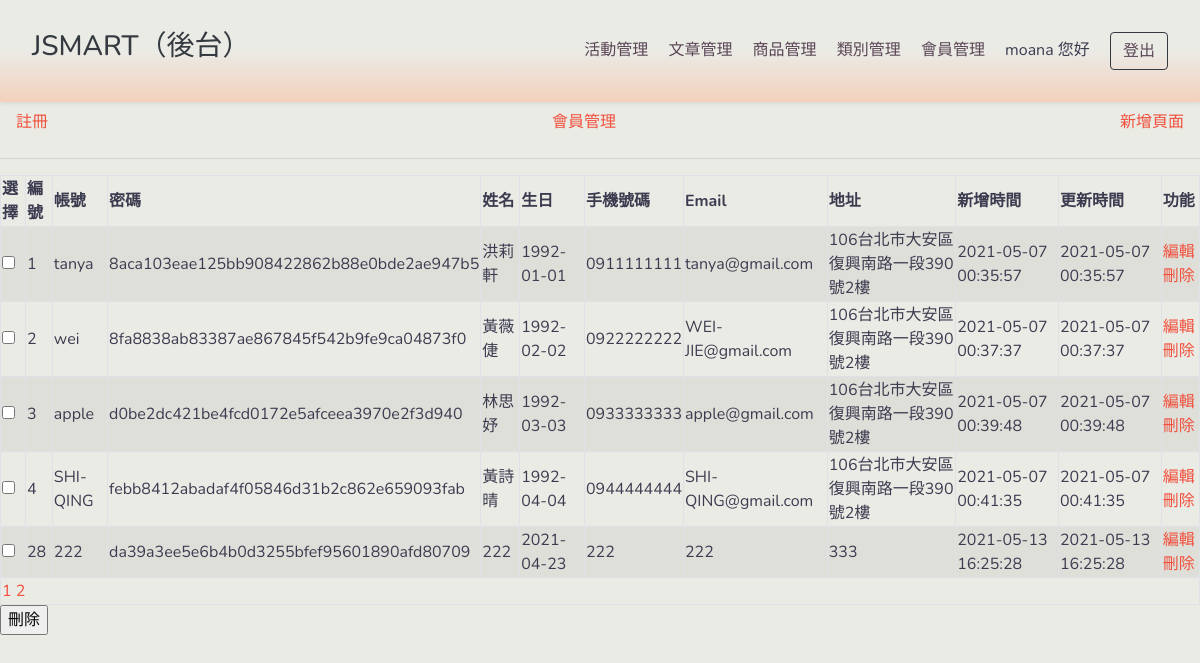
Page /member/admin.php (signed in) on the committed database.
### tables this page shows
CREATE TABLE `users` (
  `id` int(11) NOT NULL COMMENT '流水號',
  `userAccount` varchar(50) NOT NULL COMMENT '使用者帳號',
  `userPassword` char(40) NOT NULL COMMENT '使用者密碼',
  `userName` varchar(50) NOT NULL COMMENT '使用者名稱',
  `birthday` date NOT NULL COMMENT '生日',
  `phoneNumber` varchar(15) NOT NULL COMMENT '電話號碼',
  `email` varchar(50) NOT NULL COMMENT '信箱',
  `address` varchar(50) NOT NULL COMMENT '地址',
  `created_at` datetime NOT NULL DEFAULT current_timestamp(),
  `updated_at` datetime NOT NULL DEFAULT current_timestamp()
);

### member/admin.php (the view, shortened to what this page needs)
<?php
require_once("../templates/adtpl-header.php");
require_once('../db.inc.php');
$sqlTotal = "SELECT count(1) AS `count` FROM `users`";
$stmtTotal = $pdo->query($sqlTotal);
$arrTotal = $stmtTotal->fetchAll()[0];
$total = $arrTotal['count'];
$numPerPage = 5;
$totalPage = ceil($total/$numPerPage);
$page = isset($_GET['page']) ? (int)$_GET['page'] : 1;
$page = $page < 1 ? 1 : $page;
?>
<!DOCTYPE html>
<html lang="en">
<head>
</head>
<body>
<header>
  <nav>
    <div class="navbar">
      <a href="./regist.php">註冊</a>
      <a href="./admin.php">會員管理</a>
      <a href="./newAdmin.php">新增頁面</a>
    </div>
  </nav>
</header>
  <hr>
  <form name="myForm" method="POST" action="deleteIdsAdmin.php">
    <table class="table-striped">
      <thead>
        <tr>
          <th class="border">選擇</th>
          <th class="border">編號</th>
          <th class="border">帳號</th>
          <th class="border">密碼</th>
          <th class="border">姓名</th>
          <th class="border">生日</th>
          <th class="border">手機號碼</th>
          <th class="border">Email</th>
          <th class="border">地址</th>
          <th class="border">新增時間</th>
          <th class="border">更新時間</th>
          <th class="border">功能</th>
        </tr>
      </thead>
      <tbody>
        <?php
        $sql = "SELECT `id`,`userAccount`,`userPassword`,`userName`,`birthday`,
                `phoneNumber`,`email`,`address`,`created_at`,`updated_at`
                FROM `users`
                ORDER BY `id` ASC
                LIMIT ?, ?";
        $arrParam = [
          ($page - 1) * $numPerPage,
          $numPerPage
      ];
      $stmt = $pdo->prepare($sql);
      $stmt->execute($arrParam);
      if($stmt->rowCount() > 0) {
          $arr = $stmt->fetchAll();
          for($i = 0; $i < count($arr); $i++) {
      ?>
          <tr>
              <td class="border">
                  <input type="checkbox" name="chk[]" value="<?php echo $arr[$i]['id'] ?>" />
              </td>
              <td class="border"><?php echo $arr[$i]['id'] ?></td>
              <td class="border"><?php echo $arr[$i]['userAccount'] ?></td>
              <td class="border"><?php echo $arr[$i]['userPassword'] ?></td>
              <td class="border"><?php echo $arr[$i]['userName'] ?></td>
              <td class="border"><?php echo $arr[$i]['birthday'] ?></td>
              <td class="border"><?php echo $arr[$i]['phoneNumber'] ?></td>
              <td class="border"><?php echo $arr[$i]['email'] ?></td>
              <td class="border"><?php echo $arr[$i]['address'] ?></td>
              <td class="border"><?php echo $arr[$i]['created_at'] ?></td>
              <td class="border"><?php echo $arr[$i]['updated_at'] ?></td>
              <td class="border">
                  <a href="./editAdmin.php?id=<?php echo $arr[$i]['id']; ?>">編輯</a>
                  <a href="./deleteAdmin.php?id=<?php echo $arr[$i]['id']; ?>">刪除</a>
              </td>
          </tr>
      <?php
          }
      } else {
      ?>
          <tr>
              <td class="border" colspan="9">沒有資料</td>
          </tr>
      <?php
      }
      ?>
      </tbody>
      <tfoot>
        <tr>
          <td class="border" colspan="12">
          <?php
            for($i = 1; $i <= $totalPage; $i++) {
          ?>
            <a href="?page=<?php echo $i?>"><?php echo $i ?></a>
          <?php
            }
          ?>
          </td>
        </tr>
      </tfoot>
    </table>
    <input type="submit" name="smb" value="刪除">
  </form>
</body>
</html>
<?php
require_once("../templates/adtpl-footer.php");
?>

### styles/admin.css (style rules this page uses)
body { font-family: "Nunito", "Noto Sans TC", sans-serif; background-color: #ebebe6; color: #3c3c50; }
a { color: #f0503c; }

### rows in the picture
users: id "1", userAccount "tanya", userPassword "8aca103eae125bb908422862b88e0bde2ae947b5", userName "洪莉軒", birthday "1992-01-01", phoneNumber "0911111111", email "tanya@gmail.com", address "106台北市大安區復興南路一段390號2樓", created_at "2021-05-07 00:35:57", updated_at "2021-05-07 00:35:57"
users: id "2", userAccount "wei", userPassword "8fa8838ab83387ae867845f542b9fe9ca04873f0", userName "黃薇倢", birthday "1992-02-02", phoneNumber "0922222222", email "WEI-JIE@gmail.com", address "106台北市大安區復興南路一段390號2樓", created_at "2021-05-07 00:37:37", updated_at "2021-05-07 00:37:37"
users: id "3", userAccount "apple", userPassword "d0be2dc421be4fcd0172e5afceea3970e2f3d940", userName "林思妤", birthday "1992-03-03", phoneNumber "0933333333", email "apple@gmail.com", address "106台北市大安區復興南路一段390號2樓", created_at "2021-05-07 00:39:48", updated_at "2021-05-07 00:39:48"
users: id "4", userAccount "SHI-QING", userPassword "febb8412abadaf4f05846d31b2c862e659093fab", userName "黃詩晴", birthday "1992-04-04", phoneNumber "0944444444", email "SHI-QING@gmail.com", address "106台北市大安區復興南路一段390號2樓", created_at "2021-05-07 00:41:35", updated_at "2021-05-07 00:41:35"
users: id "28", userAccount "222", userPassword "da39a3ee5e6b4b0d3255bfef95601890afd80709", userName "222", birthday "2021-04-23", phoneNumber "222", email "222", address "333", created_at "2021-05-13 16:25:28", updated_at "2021-05-13 16:25:28"

### other values in the picture
$_SESSION["adminAccount"] "moana"
